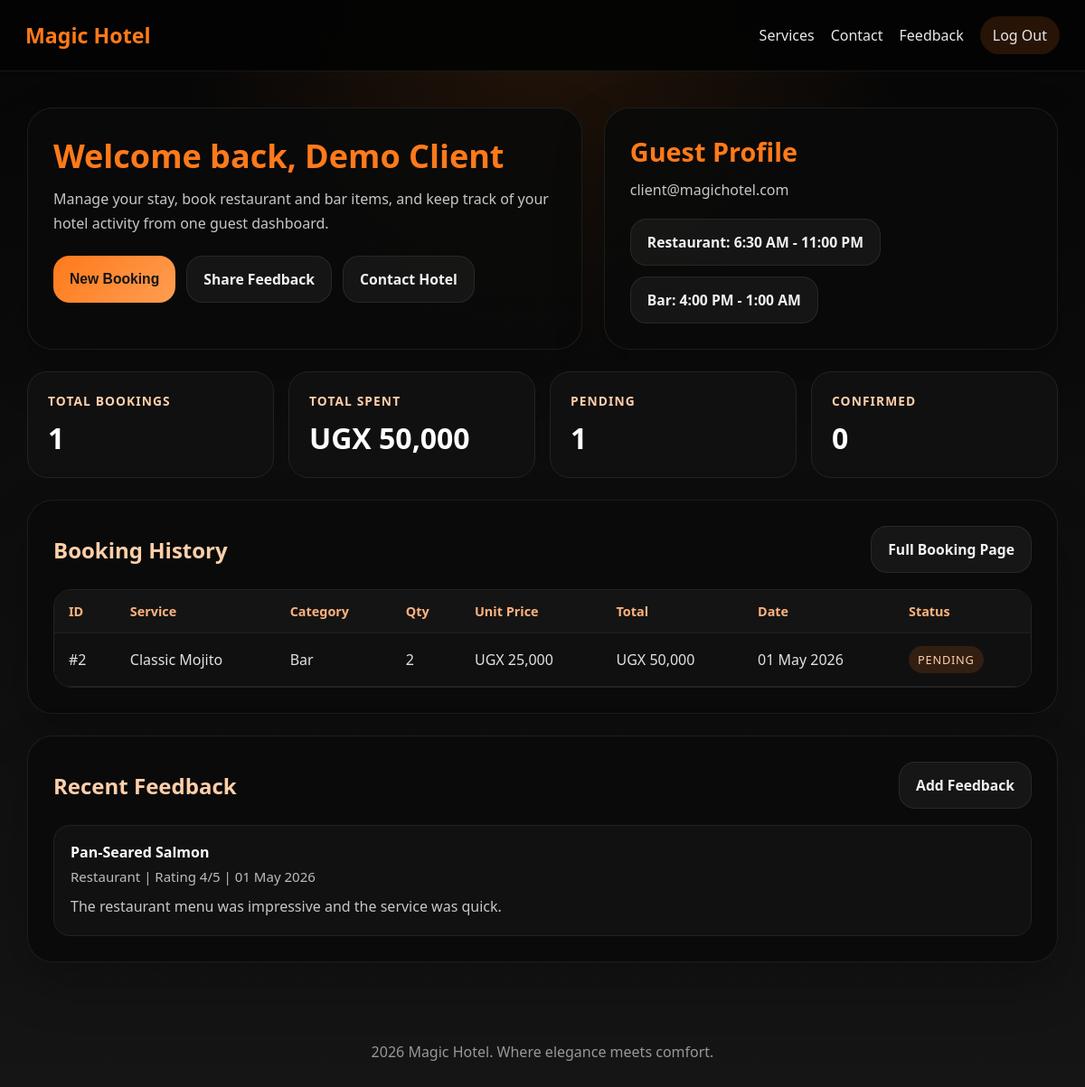
The page /client_dashboard.php (signed in) on the database its author committed.
### tables this page shows
CREATE TABLE IF NOT EXISTS bookings (
    id INT(11) NOT NULL AUTO_INCREMENT,
    user_id INT(11) NOT NULL,
    service_name VARCHAR(255) NOT NULL,
    quantity INT(11) NOT NULL DEFAULT 1,
    price_per_unit DECIMAL(10,2) NOT NULL,
    total_price DECIMAL(10,2) NOT NULL,
    booking_date TIMESTAMP NOT NULL DEFAULT CURRENT_TIMESTAMP,
    status ENUM('pending', 'confirmed', 'cancelled', 'completed') DEFAULT 'pending',
    payment_status ENUM('unpaid', 'paid', 'refunded') DEFAULT 'unpaid',
    PRIMARY KEY (id),
    KEY idx_bookings_user_id (user_id),
    CONSTRAINT bookings_ibfk_1 FOREIGN KEY (user_id) REFERENCES users (id) ON DELETE CASCADE
);

CREATE TABLE IF NOT EXISTS services (
    id INT(11) NOT NULL AUTO_INCREMENT,
    category VARCHAR(50) NOT NULL,
    menu_section VARCHAR(100) NOT NULL DEFAULT 'General',
    service_name VARCHAR(255) NOT NULL,
    description TEXT DEFAULT NULL,
    price DECIMAL(10,2) NOT NULL,
    pricing_unit VARCHAR(50) NOT NULL DEFAULT 'item',
    sort_order INT(11) NOT NULL DEFAULT 0,
    is_available TINYINT(1) DEFAULT 1,
    PRIMARY KEY (id),
    KEY idx_services_category (category),
    KEY idx_services_availability (is_available)
);

CREATE TABLE IF NOT EXISTS feedback (
    id INT(11) NOT NULL AUTO_INCREMENT,
    user_id INT(11) NOT NULL,
    service_category ENUM('rooms', 'spa', 'gym', 'restaurant', 'bar') NOT NULL,
    service_name VARCHAR(255) NOT NULL,
    rating INT(11) NOT NULL,
    comment TEXT NOT NULL,
    created_at TIMESTAMP NOT NULL DEFAULT CURRENT_TIMESTAMP,
    is_approved TINYINT(1) DEFAULT 0,
    PRIMARY KEY (id),
    KEY idx_feedback_user_id (user_id),
    KEY idx_feedback_category (service_category),
    KEY idx_feedback_rating (rating),
    CONSTRAINT feedback_ibfk_1 FOREIGN KEY (user_id) REFERENCES users (id) ON DELETE CASCADE,
    CONSTRAINT chk_feedback_rating CHECK (rating >= 1 AND rating <= 5)
);

### hotel_helpers.php (called while the page is built, shortened)
<?php
function getCategoryMeta(): array
{
    return [
        'rooms' => [
            'label' => 'Rooms',
            'summary' => 'Comfort-focused accommodation for business and leisure guests.'
        ],
        'restaurant' => [
            'label' => 'Restaurant',
            'summary' => 'Freshly prepared meals from breakfast through dessert.'
        ],
        'bar' => [
            'label' => 'Bar',
            'summary' => 'Cocktails, wines, mocktails, coffee, and evening lounge favourites.'
        ],
        'spa' => [
            'label' => 'Spa & Wellness',
            'summary' => 'Relaxation, beauty, and self-care sessions for every schedule.'
        ],
        'gym' => [
            'label' => 'Gym & Fitness',
            'summary' => 'Fitness access, training support, and wellness sessions.'
        ],
    ];
}
function formatUgx(float $amount): string
{
    return 'UGX ' . number_format($amount, 0);
}
function getHotelSettingDefaults(): array
{
    return [
        'hotel_name' => 'Magic Hotel',
        'tagline' => 'Where elegance meets comfort.',
        'primary_phone' => '+256 700 000 234',
        'secondary_phone' => '+256 774 070 756',
        'whatsapp_number' => '256774070756',
        'email' => 'contact@magichotel.com',
        'reservation_email' => 'reservations@magichotel.com',
        'address' => 'Plot 12, Sunset Avenue, Kampala, Uganda',
        'front_desk_hours' => 'Open 24/7',
        'restaurant_hours' => '6:30 AM - 11:00 PM',
        'bar_hours' => '4:00 PM - 1:00 AM',
    ];
}
function getHotelSettings(mysqli $conn): array
{
    $settings = getHotelSettingDefaults();
    $result = $conn->query("SELECT setting_key, setting_value FROM hotel_settings");
    if ($result instanceof mysqli_result) {
        while ($row = $result->fetch_assoc()) {
            $settings[$row['setting_key']] = $row['setting_value'];
        }
    }
    return $settings;
}

### client_dashboard.php (the view, shortened to what this page needs)
<?php
require_once 'config.php';
require_once 'hotel_helpers.php';
$userId = (int) $_SESSION['user_id'];
$userName = $_SESSION['user_name'];
$userEmail = $_SESSION['user_email'];
$settings = getHotelSettings($conn);
$categoryMeta = getCategoryMeta();
$bookingStmt = $conn->prepare("
    SELECT b.*, s.category
    FROM bookings b
    LEFT JOIN services s ON s.service_name = b.service_name
    WHERE b.user_id = ?
    ORDER BY b.booking_date DESC
");
$bookingStmt->bind_param('i', $userId);
$bookingStmt->execute();
$bookingResult = $bookingStmt->get_result();
$bookings = $bookingResult->fetch_all(MYSQLI_ASSOC);
$feedbackStmt = $conn->prepare("
    SELECT service_category, service_name, rating, comment, created_at, is_approved
    FROM feedback
    WHERE user_id = ?
    ORDER BY created_at DESC
    LIMIT 6
");
$feedbackStmt->bind_param('i', $userId);
$feedbackStmt->execute();
$feedbackResult = $feedbackStmt->get_result();
$feedback = $feedbackResult->fetch_all(MYSQLI_ASSOC);
$totalBookings = count($bookings);
$totalSpent = 0.0;
$pendingBookings = 0;
$confirmedBookings = 0;
foreach ($bookings as $booking) {
    $totalSpent += (float) $booking['total_price'];
    if ($booking['status'] === 'pending') {
        $pendingBookings++;
    }
}
?>
<!DOCTYPE html>
<html lang="en">
<head>
</head>
<body>
    <nav class="navbar">
        <a class="logo" href="client_dashboard.php"><?php echo htmlspecialchars($settings['hotel_name']); ?></a>
        <div class="nav-links">
            <a href="services.php">Services</a>
            <a href="contact.php">Contact</a>
            <a href="feedback.php">Feedback</a>
            <a class="logout-link" href="?logout=1">Log Out</a>
        </div>
    </nav>
    <main class="wrap">
        <section class="hero">
            <div class="hero-card">
                <h1>Welcome back, <?php echo htmlspecialchars($userName); ?></h1>
                <p>Manage your stay, book restaurant and bar items, and keep track of your hotel activity from one guest dashboard.</p>
                <div class="quick-actions">
                    <button id="openBookingModal" class="button" type="button">New Booking</button>
                    <a class="button-secondary" href="feedback.php">Share Feedback</a>
                    <a class="button-secondary" href="contact.php">Contact Hotel</a>
                </div>
            </div>
            <div class="hero-card">
                <h1 style="font-size: 1.8rem;">Guest Profile</h1>
                <p><?php echo htmlspecialchars($userEmail); ?></p>
                <div class="quick-actions" style="margin-top: 18px;">
                    <div class="button-secondary" style="cursor: default;">Restaurant: <?php echo htmlspecialchars($settings['restaurant_hours']); ?></div>
                    <div class="button-secondary" style="cursor: default;">Bar: <?php echo htmlspecialchars($settings['bar_hours']); ?></div>
                </div>
            </div>
        </section>
        <section class="stats-grid">
            <div class="stat-card">
                <strong>Total Bookings</strong>
                <span><?php echo $totalBookings; ?></span>
            </div>
            <div class="stat-card">
                <strong>Total Spent</strong>
                <span><?php echo htmlspecialchars(formatUgx($totalSpent)); ?></span>
            </div>
            <div class="stat-card">
                <strong>Pending</strong>
                <span><?php echo $pendingBookings; ?></span>
            </div>
            <div class="stat-card">
                <strong>Confirmed</strong>
                <span><?php echo $confirmedBookings; ?></span>
            </div>
        </section>
        <section class="sections">
            <div class="panel">
                <div class="section-title">
                    <h2>Booking History</h2>
                    <a class="button-secondary" href="booking.php">Full Booking Page</a>
                </div>
                <?php if (!empty($bookings)): ?>
                    <div class="table-shell">
                        <table>
                            <thead>
                                <tr>
                                    <th>ID</th>
                                    <th>Service</th>
                                    <th>Category</th>
                                    <th>Qty</th>
                                    <th>Unit Price</th>
                                    <th>Total</th>
                                    <th>Date</th>
                                    <th>Status</th>
                                </tr>
                            </thead>
                            <tbody>
                                <?php foreach ($bookings as $booking): ?>
                                    <tr>
                                        <td>#<?php echo (int) $booking['id']; ?></td>
                                        <td><?php echo htmlspecialchars($booking['service_name']); ?></td>
                                        <td><?php echo htmlspecialchars($categoryMeta[$booking['category']]['label'] ?? 'General'); ?></td>
                                        <td><?php echo (int) $booking['quantity']; ?></td>
                                        <td><?php echo htmlspecialchars(formatUgx((float) $booking['price_per_unit'])); ?></td>
                                        <td><?php echo htmlspecialchars(formatUgx((float) $booking['total_price'])); ?></td>
                                        <td><?php echo htmlspecialchars(date('d M Y', strtotime($booking['booking_date']))); ?></td>
                                        <td>
                                            <span class="status-pill status-<?php echo htmlspecialchars($booking['status']); ?>">
                                                <?php echo htmlspecialchars(ucfirst($booking['status'])); ?>
                                            </span>
                                        </td>
                                    </tr>
                                <?php endforeach; ?>
                            </tbody>
                        </table>
                    </div>
                <?php else: ?>
                    <div class="empty-state">
                        You have not made any bookings yet. Use the new booking button above to book rooms, meals, bar items, or wellness services.
                    </div>
                <?php endif; ?>
            </div>
            <div class="panel">
                <div class="section-title">
                    <h2>Recent Feedback</h2>
                    <a class="button-secondary" href="feedback.php">Add Feedback</a>
                </div>
                <?php if (!empty($feedback)): ?>
                    <div class="feedback-list">
                        <?php foreach ($feedback as $entry): ?>
                            <article class="feedback-item">
                                <strong><?php echo htmlspecialchars($entry['service_name']); ?></strong>
                                <div class="feedback-meta">
                                    <?php echo htmlspecialchars($categoryMeta[$entry['service_category']]['label'] ?? ucfirst($entry['service_category'])); ?>
                                    | Rating <?php echo (int) $entry['rating']; ?>/5
                                    | <?php echo htmlspecialchars(date('d M Y', strtotime($entry['created_at']))); ?>
                                </div>
                                <p style="margin-top: 10px;"><?php echo nl2br(htmlspecialchars($entry['comment'])); ?></p>
                            </article>
                        <?php endforeach; ?>
                    </div>
                <?php else: ?>
                    <div class="empty-state">
                        You have not submitted feedback yet. Share your thoughts after your next booking.
                    </div>
                <?php endif; ?>
            </div>
        </section>
    </main>
    <footer>
        <?php echo date('Y'); ?> <?php echo htmlspecialchars($settings['hotel_name']); ?>. <?php echo htmlspecialchars($settings['tagline']); ?>
    </footer>
</body>
</html>

### client_dashboard.php (style rules this page uses)
* { box-sizing: border-box; margin: 0; padding: 0; }
body { min-height: 100vh; font-family: "Segoe UI", Arial, sans-serif; background: radial-gradient(circle at top, rgba(255, 122, 26, 0.12), transparent 30%), linear-gradient(180deg, #060606, #0c0c0c 38%, #151515); color: #f5f5f5; }
.navbar { position: sticky; top: 0; z-index: 20; display: flex; justify-content: space-between; align-items: center; gap: 16px; padding: 18px 28px; background: rgba(4, 4, 4, 0.96); border-bottom: 1px solid rgba(255, 255, 255, 0.08); }
.logo { color: #ff7a1a; text-decoration: none; font-size: 1.45rem; font-weight: 700; }
.nav-links { display: flex; flex-wrap: wrap; gap: 18px; align-items: center; }
.nav-links a { color: #e8e8e8; text-decoration: none; }
.logout-link { padding: 10px 14px; border-radius: 999px; background: rgba(255, 122, 26, 0.14); color: #ffcfaa; }
.wrap { width: min(1180px, 100%); margin: 0 auto; padding: 40px 20px 60px; }
.hero { display: grid; grid-template-columns: 1.1fr 0.9fr; gap: 24px; margin-bottom: 24px; }
.hero-card, .panel { padding: 28px; border-radius: 28px; background: rgba(10, 10, 10, 0.92); border: 1px solid rgba(255, 255, 255, 0.08); box-shadow: 0 24px 56px rgba(0, 0, 0, 0.24); }
.hero-card h1 { font-size: clamp(2rem, 3vw, 3rem); color: #ff7a1a; margin-bottom: 10px; }
.hero-card p, .panel p { color: #c7c7c7; line-height: 1.7; }
.quick-actions { display: flex; flex-wrap: wrap; gap: 12px; margin-top: 22px; }
.button, .button-secondary { border: none; border-radius: 18px; padding: 14px 18px; font-weight: 700; font-size: 0.98rem; cursor: pointer; text-decoration: none; display: inline-flex; align-items: center; justify-content: center; }
.button { background: linear-gradient(135deg, #ff7a1a, #ff9d52); color: #151515; }
.button-secondary { background: rgba(255, 255, 255, 0.05); color: #f1f1f1; border: 1px solid rgba(255, 255, 255, 0.08); }
.stats-grid { display: grid; grid-template-columns: repeat(auto-fit, minmax(180px, 1fr)); gap: 16px; margin-bottom: 24px; }
.stat-card { padding: 22px; border-radius: 22px; background: #101010; border: 1px solid #232323; }
.stat-card strong { display: block; color: #ffcfaa; font-size: 0.86rem; text-transform: uppercase; letter-spacing: 0.08em; margin-bottom: 10px; }
.stat-card span { font-size: 2rem; color: #ffffff; font-weight: 700; }
.sections { display: grid; gap: 24px; }
.section-title { display: flex; justify-content: space-between; align-items: center; gap: 12px; margin-bottom: 18px; }
.section-title h2 { color: #ffcfaa; }
.table-shell { overflow-x: auto; border-radius: 20px; border: 1px solid #242424; }
table { width: 100%; min-width: 700px; border-collapse: collapse; background: #101010; }
th, td { padding: 14px 16px; text-align: left; border-bottom: 1px solid #202020; }
th { color: #ffb27d; background: #141414; font-size: 0.9rem; }
td { color: #e2e2e2; }
.status-pill { display: inline-flex; padding: 6px 10px; border-radius: 999px; font-size: 0.8rem; text-transform: uppercase; letter-spacing: 0.06em; }
.status-pending { background: rgba(255, 122, 26, 0.14); color: #ffcfaa; }
.feedback-list { display: grid; gap: 14px; }
.feedback-item { padding: 18px; border-radius: 18px; background: #111111; border: 1px solid #232323; }
.feedback-item strong { color: #ffffff; }
.feedback-meta { color: #bcbcbc; margin-top: 6px; font-size: 0.94rem; }
footer { padding: 28px 20px 40px; text-align: center; color: #989898; }

### rows shown on the page
bookings: id "2", service_name "Classic Mojito", services.category "Bar", quantity "2", price_per_unit "UGX 25,000", total_price "UGX 50,000", booking_date "01 May 2026", status "PENDING"
feedback: service_name "Pan-Seared Salmon", service_category "Restaurant", rating "4", created_at "01 May 2026", comment "The restaurant menu was impressive and the service was quick."

### other values the page prints
$settings['hotel_name'] "Magic Hotel"
$userName "Demo Client"
$userEmail "client@magichotel.com"
$settings['restaurant_hours'] "6:30 AM - 11:00 PM"
$settings['bar_hours'] "4:00 PM - 1:00 AM"
$totalBookings "1"
formatUgx($totalSpent) "UGX 50,000"
$pendingBookings "1"
$confirmedBookings "0"
$settings['tagline'] "Where elegance meets comfort."
